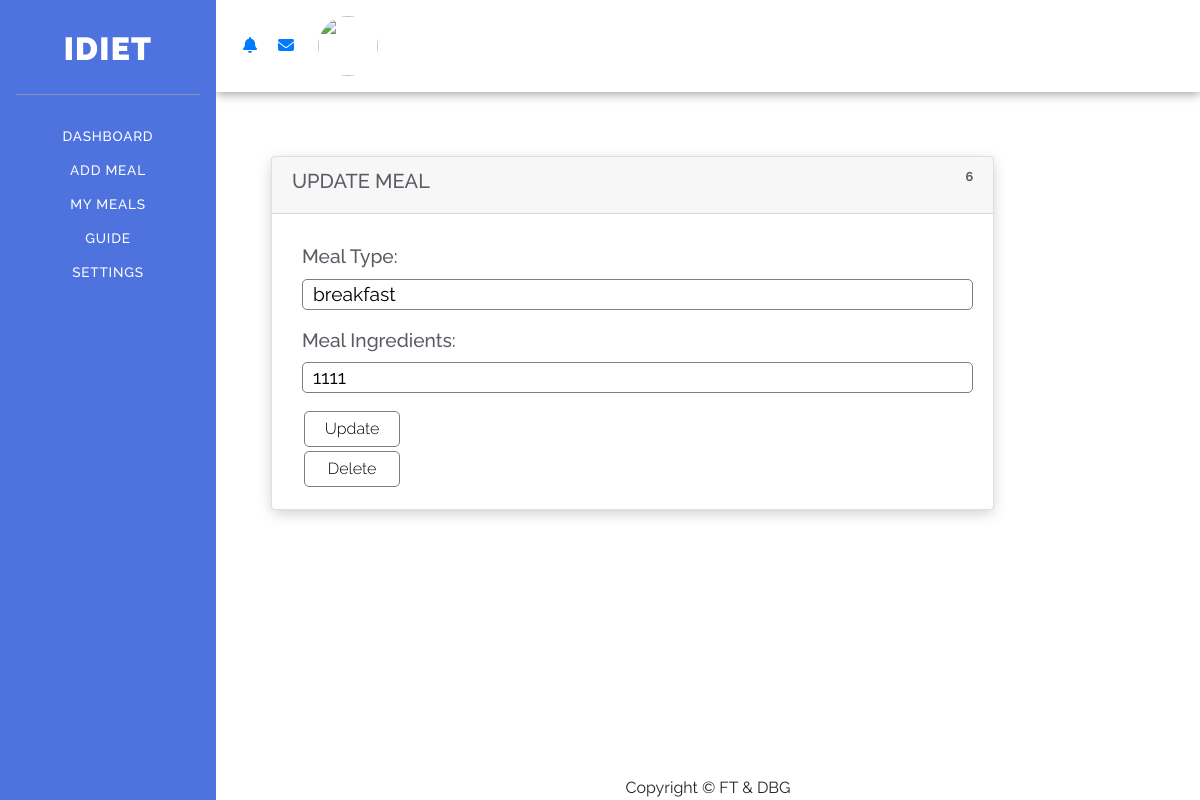
The page /meal/6/ (signed in) on the database its author committed.
### idiet/models.py (models this page shows)
class meal(models.Model):
    user_id = models.ForeignKey(User, on_delete=models.CASCADE)
    meal_date_crated = models.DateField(auto_now_add=True)
    meal_date = models.DateField(null=True,blank=True)
    meal_type = models.CharField(max_length=20)
    meal_calories = models.CharField(max_length=10)
    meal_ingredients = models.CharField(max_length=300)
    meal_recommandetion = models.CharField(max_length=300,null=True,blank=True)

### idiet/views.py (the view, shortened to what this page needs)
# urls.py: path('meal/<int:meal_pk>/', views.updatemeal, name='updatemeal'),
@login_required
def updatemeal(request, meal_pk):
    mealObj = get_object_or_404(meal, pk=meal_pk, user_id=request.user)
    if request.method == 'GET':
      form = AddMealForm(instance=mealObj)
      return render(request, 'idiet/updatemeal.html', {'meal':mealObj, 'form':form})

### idiet/form.py
class AddMealForm(ModelForm):
  class Meta:
      model = meal
      fields = [ 'meal_type', 'meal_ingredients']

### idiet/templates/idiet/updatemeal.html (shortened to what this page needs)
<!DOCTYPE html>
<html lang="en">
<head>
    {% load static %}
    <link rel="stylesheet" type="text/css" href="{% static 'idiet/style.css' %}">
    <link rel="stylesheet" href="https://stackpath.bootstrapcdn.com/bootstrap/4.5.0/css/bootstrap.min.css">
</head>
<body>
    <div class="sidenav">
        <a href="../../dashboard">idiet</a>
        <hr>
        <ul>
            <li>
                <a href="../../dashboard">Dashboard</a>
            </li>
            <li>
                <a href="../../createnewmeal">add meal</a>
            </li>
            <li>
                <a href="../../mymeals">my meals</a>
            </li>
            <li>
                <a href="#">Guide</a>
            </li>
            <li>
                <a href="#">Settings</a>
            </li>
        </ul>
    </div>
    <div id="content">
        <nav class="navbar navbar-expand mb-4">
            <ul class="navbar-nav">
                <li class="nav-item">
                    <a class="nav-link" href="#" role="button">
                        <i class="fas fa-bell fa-fw"></i>
                    </a>
                </li>
                <li class="nav-item">
                    <a class="nav-link" href="#" role="button">
                        <i class="fas fa-envelope fa-fw"></i>
                    </a>
                </li>
                <li class="nav-item">
                    <a class="nav-link" href="#" role="button">
                        <img class="img-profile rounded-circle" style="width: 60px; height: 60px;" src="https://www.manufacturingusa.com/sites/manufacturingusa.com/files/default.png">
                    </a>
                </li>
            </ul>
        </nav>
        <main>
            {% if user.is_authenticated %}
            <div id="display-meal" class="col-xl-10 mb-4">
                <div class="card">
                    <div class="card-header">
                        <h5>update meal</h5>
                        <h6>{{meal.id}}</h6>
                    </div>
                    <div class="card-body up">
                        <form action="#" method="POST">
                            {{form.as_p}}
                            <button type="submit">update </button>
                        </form>
                        <form action="{% url 'delete' meal.id %}" method="POST">
                            <button type="submit">delete </button>
                        </form>
                    </div>
                </div>
            </div>
            {% endif %}
        </main>
        <footer class="sticky-footer">
            <div class="copyright text-center">
                <span>Copyright © FT & DBG</span>
            </div>
        </footer>
    </div>
</body>
</html>

### idiet/static/idiet/style.css (style rules this page uses)
* { margin: 0; padding: 0; }
html, body { min-height: 100%; }
body { font-family: "Raleway", cursive !important; display: flex; flex-direction: row; justify-content: space-between; }
header, main, nav, article, section, footer { display: block; }
.sidenav { min-height: 100vmin; width: 18%; z-index: 1; top: 0; left: 0; background-color: #4e73df; overflow-x: hidden; padding-top: 20px; text-align: center; }
.sidenav a { color: white; height: 3.650rem; text-decoration: none; font-size: 2rem; font-weight: 900; text-align: center; text-transform: uppercase; letter-spacing: .08rem; display: flex; flex-direction: column; justify-content: center; }
.sidenav hr { border-top: 1px solid rgba(180, 178, 178, 0.541); margin: 2vmin; }
.sidenav ul { padding-top: 8px; }
.sidenav ul li { padding: 5px; }
.sidenav li a { color: white; height: 3rem; text-decoration: none; font-size: 1.8rem; font-weight: 900; text-align: center; text-transform: uppercase; letter-spacing: .05rem; display: flex; flex-direction: column; justify-content: center; }
.sidenav ul li a { font-size: .85rem; display: inline; color: white; font-weight: 500; margin-top: 5px; }
main { display: flex; flex-direction: column; height: 100%; padding: 5vmin; color: #858796; }
#content { width: 82%; display: flex; flex-direction: column; justify-content: space-between; }
.navbar { display: flex; flex-direction: row; justify-content: space-between !important; box-shadow: 0px 2px 10px #a0a0a0; width: 100%; }
.navbar-nav { float: right; display: flex; flex-direction: row; }
.nav-item { margin: auto; }
.nav-item:last-child { margin-left: 0.5vw; }
.card { height: 100%; box-shadow: 0 4px 15px -2px #c9c7c7; }
.card-header h6 { font-weight: 700 !important; font-size: 0.8rem; text-transform: uppercase; }
.card p { text-align: center; }
.card p::before { color: rgb(90, 92, 105) !important; font-weight: 500 !important; margin: 0 10px !important; }
.navbar { display: flex; justify-content: flex-end !important; }
.navbar { display: flex; justify-content: space-between !important; }
.card-header { display: flex !important; justify-content: space-between !important; font-size: 1.2rem !important; font-weight: 900 !important; text-transform: uppercase; color: #5a5b64; }
.card-body { display: flex; justify-content: space-around; }
.card-body.up { flex-direction: column; }
.card-body form { padding-left: 10px; display: flex; flex-direction: column; }
.card-body form label { width: 100%; }
.card-body form input { width: 100%; background-color: transparent; border-radius: 5px; border: solid 1px rgb(126, 124, 124); padding-left: 10px; }
.card-body form button { background-color: transparent; border-radius: 5px; padding: 5px 10px; text-transform: capitalize; width: 8vw; float: right; font-weight: 300; margin: 2px; border: solid 1px rgb(126, 124, 124); }
.card-body p { text-transform: capitalize; font-weight: 500; float: left; font-size: 1.2rem; text-align: left; color: #5a5b64; }

### rows shown on the page
meal: id "6", meal_type "breakfast", meal_ingredients "1111"
